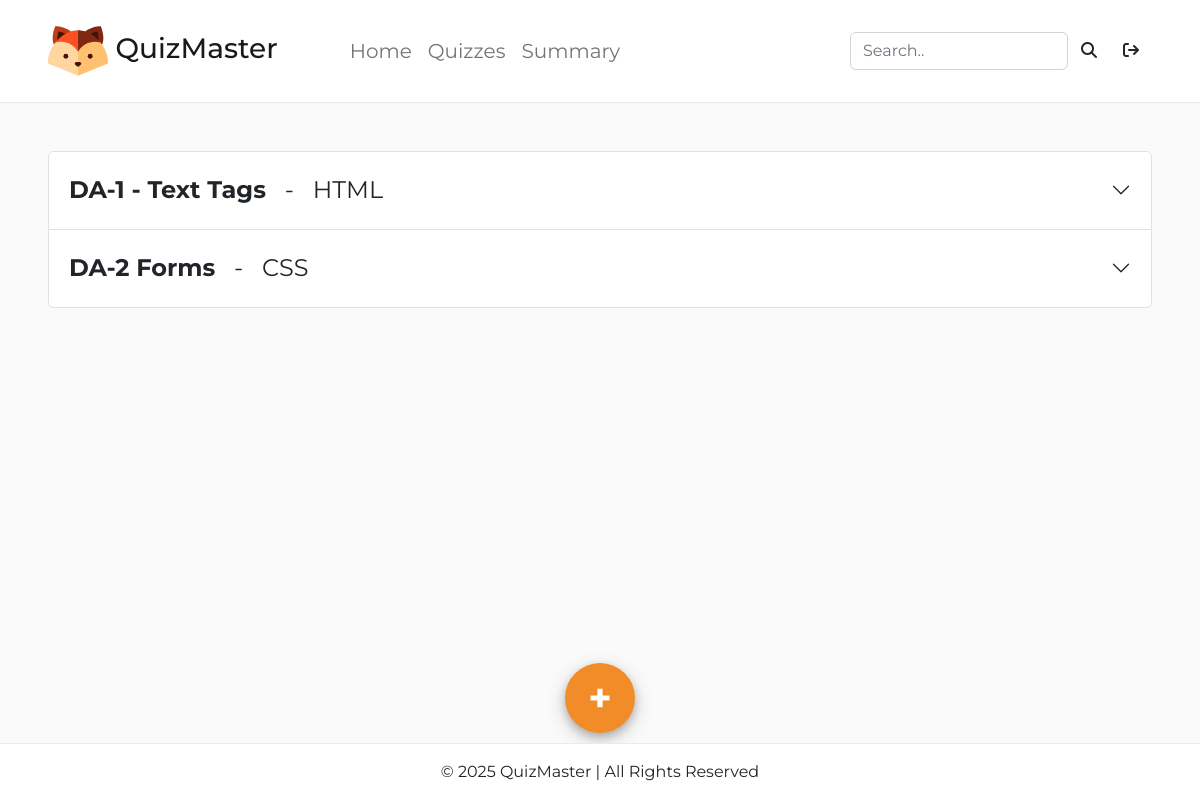
The page /admin/quiz (signed in) on the database its author committed.
### model.py (models this page shows)
class Quiz(db.Model):
    __tablename__ = "quiz"
    quiz_id = db.Column(db.Integer, primary_key=True, autoincrement=True)
    chapter_id = db.Column(db.Integer, db.ForeignKey("chapter.chapter_id", ondelete="CASCADE"), nullable=False)
    name = db.Column(db.String, nullable=False)
    date = db.Column(db.DateTime, nullable=False)
    time_in_mins = db.Column(db.Integer, nullable=False)
    questions = db.relationship("Questions", backref="quiz", cascade="all, delete-orphan")
    scores = db.relationship("Scores", backref="quiz", cascade="all, delete-orphan")

class Chapter(db.Model):
    __tablename__ = "chapter"
    chapter_id = db.Column(db.Integer, primary_key=True, autoincrement=True)
    subject_id = db.Column(db.Integer, db.ForeignKey("subject.subject_id", ondelete="CASCADE"), nullable=False)
    name = db.Column(db.String, nullable=False)
    description = db.Column(db.String, nullable=False)
    quizzes = db.relationship("Quiz", backref="chapter", cascade="all, delete-orphan")

### controller/admin_controller.py (the view, shortened to what this page needs)
@admin_bp.route("/admin/quiz")
def admin_quiz():
    if session.get("logged_in") and session.get("admin"):
        popup = request.args.get("popup")
        search = request.args.get("search")
        warningMessage = request.args.get("warning")
        subjectId = request.args.get("subject_id")
        chapterId = request.args.get("chapter_id")
        quizId = request.args.get("quiz_id")
        questionId = request.args.get("question_id")
        chapters_dict = {chapter.chapter_id: chapter.name for chapter in Chapter.query.all()}
        if popup == "addquiz":
            if warningMessage is None:
                return render_template("add_quiz.html",warning = "", chapters= Chapter.query.all())
            else:
                return render_template("add_quiz.html",warning = warningMessage, chapters= Chapter.query.all())
        elif popup == "addques":
            if warningMessage is None:
                return render_template("add_question.html",warning = "", chapters= Chapter.query.all(), quiz_id = quizId)
            else:
                return render_template("add_question.html",warning = warningMessage, chapters= Chapter.query.all(), quiz_id = quizId)
        else:
            return render_template("admin_quiz.html", quizzes = Quiz.query.all(), chapterDic = chapters_dict, questions = Questions.query.all(), type="quiz")
    return redirect(url_for("auth.home"))

### templates/admin_quiz.html (shortened to what this page needs)
{% include 'html_head.html' %}
{% include 'admin_navbar.html' with context %}
<div class="d-flex flex-column h-100 justify-content-center align-items-center">
    <div class="flex-grow-1 p-md-5 p-2 w-100">
        <div class="accordion" id="accordionExample">
            {% for quiz in quizzes %}
            <div class="accordion-item">
                <h2 class="accordion-header" id="head{{ quiz.quiz_id }}">
                    <button class="accordion-button collapsed py-4" type="button" data-bs-toggle="collapse"
                        data-bs-target="#navin{{ quiz.quiz_id }}" aria-expanded="false" aria-controls="navin{{ quiz.quiz_id }}">
                        <span class="fs-4 flex-grow-1"><b>{{ quiz.name }}</b> &nbsp; - &nbsp; {{
                            chapterDic[quiz.chapter_id] }}</span>
                    </button>
                </h2>
                            {% set counter = namespace(value=0) %}
            </div>
            {% endfor %}
        </div>
    </div>
    <form method="post" action="/switchaddquiz">
        <button type="submit" class="fs-1 d-flex justify-content-center align-items-center" id="circle">
            <b>+</b>
        </button>
    </form>
</div>
{% include 'footer.html' %}
{% include 'html_foot.html' %}

### static/css/app.css (style rules this page uses)
body,html { background-color: #FAFAFA; font-family: "Montserrat", serif; height: 100%; margin: 0; display: flex; flex-direction: column; }
#circle { width: 70px; height: 70px; border-radius: 50%; display: flex; margin: 10px; box-shadow: 0 4px 8px 0 rgba(0, 0, 0, 0.2), 0 6px 20px 0 rgba(0, 0, 0, 0.19); cursor: pointer; background-color: #F28C28; color: #FFFFFF; border: 0px; }

### rows shown on the page
Quiz: name "DA-1 - Text Tags"
Chapter: name "HTML"
Quiz: name "DA-2 Forms"
Chapter: name "CSS"
